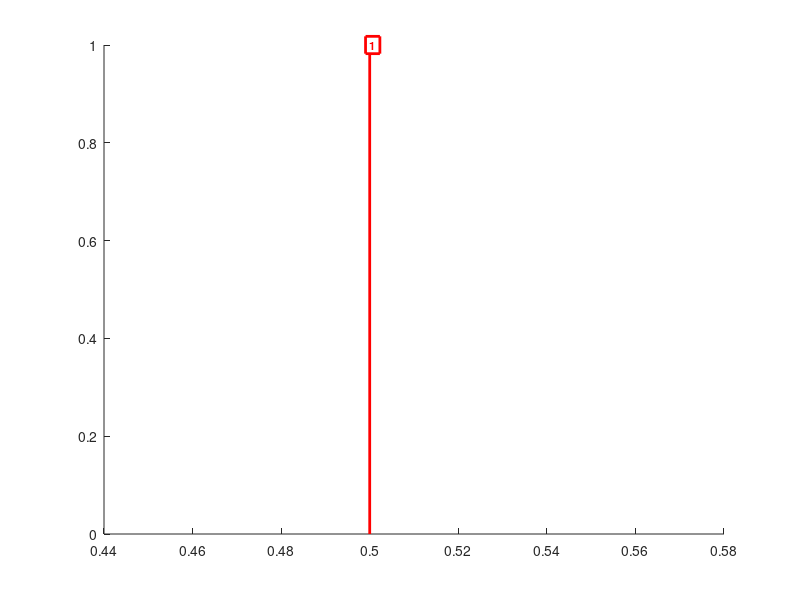

This figure's MATLAB source:
function fh = mycursors(varargin)
% MYCURSORS - Create as many cursors as you want on an axes
%   FH = MYCURSORS(VARARGIN) add cursor on an axes.
%   
%   VARARGIN can contain 0, 1 or 2 elements:
%     1) First input is the handle of the axes on which you want to create the
%        cursor.
%        Default value is the current axes (GCA)
%     2) Second input is the color of the cursor.
%        Default value is red ('r' or [1 0 0])
%
%   FH is a structure containing function handles that enable you to manipulate
%   the cursor. FH structure looks like:
%     FH.add(XPOS) : Adds a cursor on the same axes at the position x = XPOS.
%                    XPOS is facultative. Default value is the middle of the
%                    axes.
%     FH.off(NUM)  : Removes the NUMth cursor created
%                    If NUM is a character string then the function removes only
%                    the last cursor.
%     FH.val(NUM)  : Returns a vector containing the positions of the NUMth
%                    cursor.
%                    If you omit NUM then the function returns the position of
%                    all cursors.
%     FH.hdl()     : Returns a matrix containing the handles of the cursors in  
%                    the first column and the handles of the associated labels
%                    in the second column.

% Default inputs
inArgs = {...
  gca, ... % Current axes is used by default
  'r'  ... % Default color for cursors is red
  };

% Replace default input arguments by input values
inArgs(1:nargin) = varargin;


% Initializations
axeH = inArgs{1};
figH = ancestor(axeH,'figure');
curH = [];
labH = [];
curC = [];
curL = [];
yLim = ylim(axeH);
curColor = inArgs{2};

% Add a cursor
CursorAdd();

% Assign Output Argument
fh = struct('add',@CursorAdd,'off',@CursorOff,'val',@CursorValue,'hdl',@CursorHandles);

% Drag Cursor shape
curCData = [...
  NaN NaN NaN NaN NaN   2   2   2   2   2 NaN NaN NaN NaN NaN NaN
  NaN NaN NaN NaN NaN   2   1   2   1   2 NaN NaN NaN NaN NaN NaN
  NaN NaN NaN NaN NaN   2   1   2   1   2 NaN NaN NaN NaN NaN NaN
  NaN NaN NaN NaN   2   2   1   2   1   2   2 NaN NaN NaN NaN NaN
  NaN NaN NaN   2   1   2   1   2   1   2   1   2 NaN NaN NaN NaN
  NaN NaN   2   1   1   2   1   2   1   2   1   1   2 NaN NaN NaN
  NaN   2   1   1   1   1   1   2   1   1   1   1   1   2 NaN NaN
    2   1   1   1   1   1   1   2   1   1   1   1   1   1   2 NaN
  NaN   2   1   1   1   1   1   2   1   1   1   1   1   2 NaN NaN
  NaN NaN   2   1   1   2   1   2   1   2   1   1   2 NaN NaN NaN
  NaN NaN NaN   2   1   2   1   2   1   2   1   2 NaN NaN NaN NaN
  NaN NaN NaN NaN   2   2   1   2   1   2   2 NaN NaN NaN NaN NaN
  NaN NaN NaN NaN NaN   2   1   2   1   2 NaN NaN NaN NaN NaN NaN
  NaN NaN NaN NaN NaN   2   1   2   1   2 NaN NaN NaN NaN NaN NaN
  NaN NaN NaN NaN NaN   2   2   2   2   2 NaN NaN NaN NaN NaN NaN
  NaN NaN NaN NaN NaN NaN NaN NaN NaN NaN NaN NaN NaN NaN NaN NaN
  ];
curHotSpot = [8 8];



%----------------------------------------------------------

  function CursorAdd(varargin)
    % Adds a new cursor on the axes

    % Check input to define default cursor position
    if nargin
      defPos = varargin{1};
    else
      defPos = diff(xlim(axeH)) / 2;
    end

    % Get axes limits
    yLim2 = ylim(axeH);

    % Create Cursor Line
    curH(end+1) = line([defPos defPos],yLim2,'Color',curColor,'LineWidth',2,'Parent',axeH);

    % Create associated label
    labH(end+1) = text(defPos,yLim2(2),...
      sprintf('%u',length(curH)),...
      'BackgroundColor','w',...
      'EdgeColor',curColor,...
      'LineWidth',2,...
      'Color',curColor,...
      'FontSize',8,...
      'FontWeight','bold');

    % Set the WindowButtonDownFcn
    set(curH(end),'ButtonDownFcn',@ButtonDownFcn)

  end

%----------------------------------------------------------

  function CursorOff(varargin)
    % Remove one or all cursors

    % Execute only if there is a cursor
    if ~isempty(curH)
      
      if nargin

        if ischar(varargin{1})
          ind2del = length(curH); % Remove last cursor if nothing is specified
        else
          ind2del = varargin{1};
          ind2del(ind2del>length(curH)) = []; % Remove indices outside the range
          ind2del(ind2del<1) = []; % Remove indices outside the range
        end

        % Delete specified cursor and associated label
        delete(curH(ind2del));
        delete(labH(ind2del));

        % Remove cursor and label handles from vectors
        curH(ind2del) = [];
        labH(ind2del) = [];

        % Update labels
        for indL=1:length(labH)
          set(labH(indL),'String',indL)
        end

      else

        % Remove all cursors and all associated labels
        delete([curH labH]);
        
      end
      
    end

  end

%----------------------------------------------------------

  function res = CursorValue(varargin)
    % Returns the positions of each cursor in a vector
    
    % Executes only if there is a cursor
    if ~isempty(curH)
      
      if nargin
        
        % Ensure that number specified in input argument is correct
        ind = varargin{1};
        ind(ind>length(curH)) = []; % Remove indices outside the range
        ind(ind<1) = []; % Remove indices outside the range
        
        % Retrieve data
        res = get(curH(ind),'XData');
        
      else
        
        % If no input specified then returns all positions
        if ~iscell(get(curH,'XData'))
          res = cell2mat({get(curH,'XData')});
        else
          res = cell2mat(get(curH,'XData'));
        end
        
      end

      % Remove the second column
      res(:,2) = [];
      
    else
      
      % If there is no cursor then returns an empty vector
      res = [];
      
    end
    
  end

%----------------------------------------------------------

  function res = CursorHandles()
    % Returns a matrix with cursor handles in the first column and labels
    % handles in the second
    
    % Execute only if there is a cursor
    if ~isempty(curH)
      
      res = [curH(:) labH(:)];
      
    end
    
  end

%----------------------------------------------------------

  function ButtonDownFcn(varargin)
    
    % Update current cursor handle
    curC = varargin{1};
    
    if ~isempty(curC)
      
      % Get label handle associated
      curL = labH(curC==curH);
      
      % Change cursor pointer
      set(figH,'Pointer','custom','PointerShapeCData',curCData,'PointerShapeHotSpot',curHotSpot)
      
      % Update EraseMode property for the current Cursor
      set(curC,'EraseMode','xor')
      
      % Update figure callbacks
      set(figH,'WindowButtonMotionFcn',@ButtonMotionFcn)
      set(figH,'WindowButtonUpFcn',@ButtonUpFcn)
      
    end
    
  end

%----------------------------------------------------------

  function ButtonUpFcn(varargin)
    
    % Change cursor pointer
    set(figH,'Pointer','arrow')

    % Update EraseMode property for the current Cursor
    set(curC,'EraseMode','normal')
    
    % Update Figure Callbacks
    set(figH,'WindowButtonMotionFcn','')
    
    % Unset current Cursor and label
    curC = [];
    curL = [];
    
  end

%----------------------------------------------------------

  function ButtonMotionFcn(varargin)
    
    % Get current point
    curP = get(axeH,'CurrentPoint');
    
    % Get axes limits
    yLim2 = ylim(axeH);
    
    % Update cursor position
    set(curC,'XData',[curP(1) curP(1)],'YData',[min(yLim(1),yLim2(1)) max(yLim(2),yLim2(2))])
    
    % Move label
    set(curL,'Position',[curP(1) yLim2(2)]);
    
    % Refresh Display
    drawnow;
    
  end


end